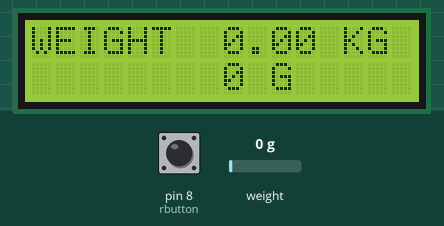
Recording of a sketch running on a simulated Arduino Uno, built with avr-gcc and run on an emulated ATmega328P. Parts: 16×2 character LCD. Inputs (shaded band) come from the test bench; at power-on: weight on the scale 0 g, pin 8 (rbutton) HIGH. What the sketch prints to the serial monitor is not drawn.

Above: at 4.3 s.
4.4 s: weight on the scale set to 100 g
At 6.1 s:
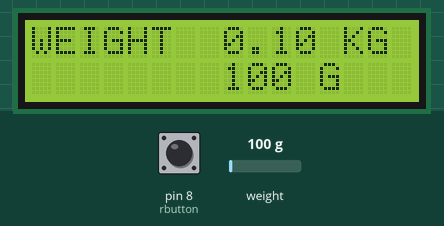
6.8 s: weight on the scale set to 1250 g
At 8.1 s:
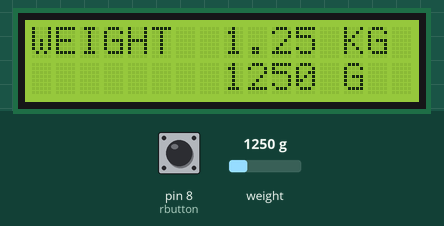
8.7 s: weight on the scale set to 2500 g
At 11.1 s:
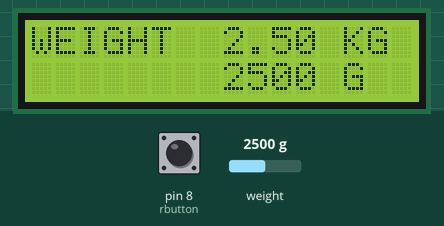
Timing chart, 0 to 12.6 s (numbered marks = the images above; inputs shaded):
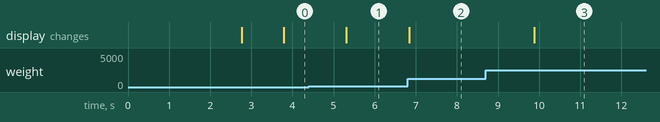

Measured:
- after the input at 4.4 s, the display: changes after 0.91 s (image 1)
- after the input at 6.8 s, the display: changes at once (image 2)
- after the input at 8.7 s, the display: changes after 1.2 s (image 3)

The sketch:

Code_full_loacell_ENGLISH.ino
```cpp
#include "HX711.h"
#include <Wire.h>
#include <LiquidCrystal_I2C.h>
LiquidCrystal_I2C lcd(0x27, 16, 2);
#define DOUT 4
#define CLK 5
HX711 scale;

int rbutton = 8; // this button will be used to reset the scale to 0.
float weight;
float nang;
float a;
float b;
float e;
int c;
float calibration_factor = -255865; //259225 // 255825 // for me this vlaue works just perfect 419640

void setup()
{
  delay(700);
  scale.begin(DOUT, CLK);
  Serial.begin(9600);
  pinMode(rbutton, INPUT_PULLUP);
  scale.set_scale();
  scale.tare(); //Reset the scale to 0
  long zero_factor = scale.read_average(); //Get a baseline reading

  lcd.init();
  lcd.backlight();

}

void loop()

{
  e =0;
  scale.set_scale(calibration_factor); //Adjust to this calibration factor

  weight = scale.get_units(10);
  nang = weight * 1000;
  a = nang * 1;
  b = weight * 1;
   if (a<0)
  {
    a =0;
  }
  if (b<0)
  {
    b=0;
  }

  c = round(a);
  lcd.clear();
  lcd.setCursor(0, 0);
  lcd.print("WEIGHT");
  lcd.setCursor(8, 0);
  lcd.print(b);
  lcd.print(" KG");
  lcd.setCursor(0, 1);
  //lcd.print("LUONG");
  lcd.setCursor(8, 1);
  lcd.print(c);
  lcd.print(" G");
  delay(500);


  Serial.print("Weight: ");
  Serial.print(weight);
  Serial.println(" KG");
  Serial.println();


  if ( digitalRead(rbutton) == LOW)
{
  scale.set_scale();
  scale.tare(); //Reset the scale to 0
}

}
```
